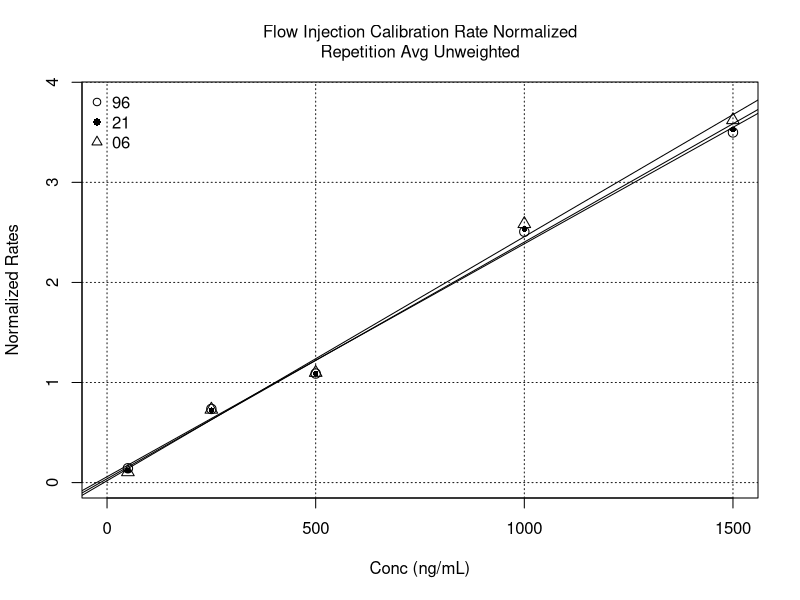

Write R code to recreate this figure.
# Flow Injection Calibration Rate Normalized.R
#   User functions called: none
# Author: Fred Lytle
# Last edit: 10/07/2022
rm(list=ls())

# user supplied input
# the choice 'var' was not provided due to the complex propagation of variance
weighted <- 'none' # choice: 'none','1/x^2'

# data obtained from "Flow Injection Plateau Rates.R"
# summarized in "Flow Injection Plateau Rates.docx"
#   and "Flow Injection Plateau d5 Rates.docx"
# Note: the avg-values are the average of three replicate normalized areas
conc <- c(50,250,500,1000,1500)
rt96 <- array(0,dim=c(5,3))
rt96[1,] <- c(6307.973,6545.178,6654.84)
rt96[2,] <- c(35645.29,37122,36286.24)
rt96[3,] <- c(60509.3,60420.24,60193.1)
rt96[4,] <- c(115741.5,116766.9,116220.1)
rt96[5,] <- c(175564,178903.5,178558.9)
rt21 <- array(0,dim=c(5,3))
rt21[1,] <- c(5039.117,5277.944,5711.935)
rt21[2,] <- c(33833.14,34394.75,35041.03)
rt21[3,] <- c(59612.09,58478.45,58572.45)
rt21[4,] <- c(115268.5,114373.9,114779.9)
rt21[5,] <- c(171939.1,171224.4,171727.7)
rt06 <- array(0,dim=c(5,3))
rt06[1,] <- c(4456.322,4500.709,4425.052)
rt06[2,] <- c(32946.86,33146.68,32628.33)
rt06[3,] <- c(58044.18,57027.62,56628.3)
rt06[4,] <- c(112052.3,111417.4,112418)
rt06[5,] <- c(166650.7,167501.8,166920.8)
d5rt96 <- array(0,dim=c(5,3))
d5rt96[1,] <- c(45787.06,45191.27,45458.75)
d5rt96[2,] <- c(48633.37,49992.8,49577.19)
d5rt96[3,] <- c(55267.77,55615.47,55350.59)
d5rt96[4,] <- c(46208.36,46544.78,46366.29)
d5rt96[5,] <- c(49895.2,51225.62,51229.97)
d5rt21 <- array(0,dim=c(5,3))
d5rt21[1,] <- c(44854.28,44314.9,44588.63)
d5rt21[2,] <- c(47209.49,47490.28,48038.19)
d5rt21[3,] <- c(54761.75,53431.72,53764.6)
d5rt21[4,] <- c(45522.28,45587.77,44800.99)
d5rt21[5,] <- c(48755.14,48583.06,48624.83)
d5rt06 <- array(0,dim=c(5,3))
d5rt06[1,] <- c(42351.2,42303.8,42420.1)
d5rt06[2,] <- c(45265.8,45091.72,44864.05)
d5rt06[3,] <- c(52774.89,51724.48,51857.88)
d5rt06[4,] <- c(43696.85,43156.45,43113.14)
d5rt06[5,] <- c(46149.32,45999.91,46167.24)
norm96 <- rt96/d5rt96
norm21 <- rt21/d5rt21
norm06 <- rt06/d5rt06
avg96 <- rowMeans(norm96)
avg21 <- rowMeans(norm21)
avg06 <- rowMeans(norm06)

# calculate the least-squares weights
if(weighted == 'none'){weights <- rep(1,length(conc))}else{weights <- 1/conc^2}

# generate the main graph
title <- paste0('Flow Injection Calibration Rate Normalized\nRepetition Avg')
if(weighted == '1/x^2'){title <- paste0(title,' (1/x)^2 Weighted')
}else{title <- paste0(title,' Unweighted')}
plot(conc,avg96,xlim=c(0,1500),ylim=c(0,1.1*max(avg96)),
     xlab='Conc (ng/mL)',ylab='Normalized Rates',cex=1.25,
     main=title,font.main=1,cex.main=1)
grid(col='gray10')
points(conc,avg21,pch=16,cex=0.75)
points(conc,avg06,pch=2,cex=1.25)
legend('topleft',c('96','21','06'),pch=c(1,16,2),bty='n')

# perform the least-squares fits, errors, and covariance
fit96 <- lm(avg96 ~ conc,weights=weights)
coeff96 <- summary(fit96)$coef
covar96 <- summary(fit96)$cov.unscaled[1,2]*summary(fit96)$sigma^2
fit21 <- lm(avg21 ~ conc,weights=weights)
coeff21 <- summary(fit21)$coef
covar21 <- summary(fit21)$cov.unscaled[1,2]*summary(fit21)$sigma^2
fit06 <- lm(avg06 ~ conc,weights=weights)
coeff06 <- summary(fit06)$coef
covar06 <- summary(fit06)$cov.unscaled[1,2]*summary(fit06)$sigma^2
abline(fit96)
abline(fit21)
abline(fit06)

# print results
{
  cat('\n',title,
      '\nDwell Time: \t\t  Value      Error       CV',   'Covar',
      '\n\t96Intercept:\t',coeff96[1,1],coeff96[1,2],coeff96[1,2]/coeff96[1,1],covar96,
      '\n\t96Slope:\t',coeff96[2,1],coeff96[2,2],coeff96[2,2]/coeff96[2,1],
      '\n\t21Intercept:\t',coeff21[1,1],coeff21[1,2],coeff21[1,2]/coeff21[1,1],covar21,
      '\n\t21Slope:\t',coeff21[2,1],coeff21[2,2],coeff21[2,2]/coeff21[2,1],
      '\n\t06Intercept:\t',coeff06[1,1],coeff06[1,2],coeff06[1,2]/coeff06[1,1],covar06,
      '\n\t06Slope:\t',coeff06[2,1],coeff06[2,2],coeff06[2,2]/coeff06[2,1])
  cat('\n\nRate Slope Ratios:\t',
      c(coeff96[2,1],coeff21[2,1],coeff06[2,1])/coeff96[2,1])
  cat('\n\nAmplitude at 50ng/mL',
      '\n\t96:',avg96[1],
      '\n\t21:',avg21[1],
      '\n\t06:',avg06[1])
}
